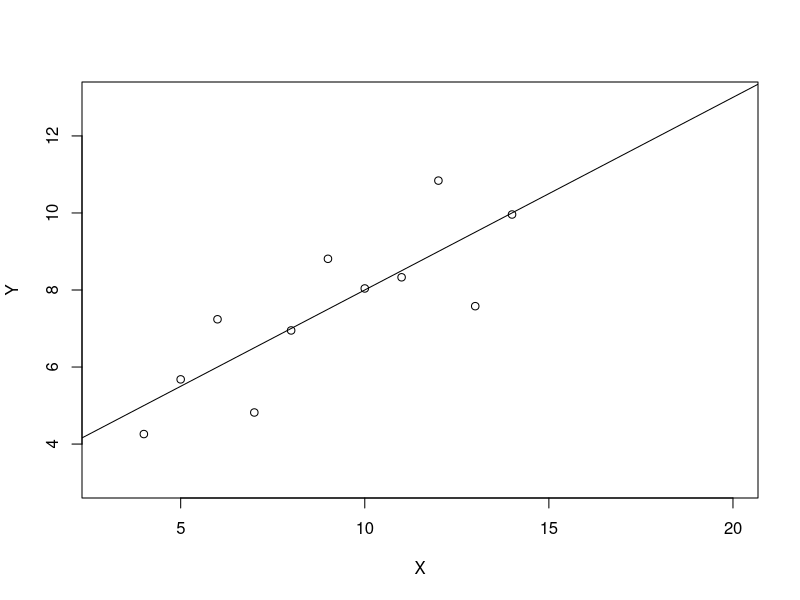
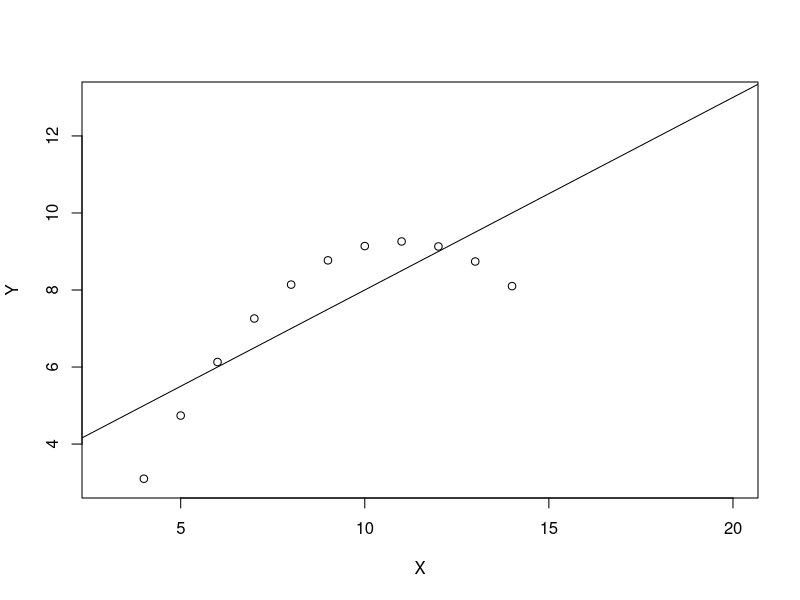
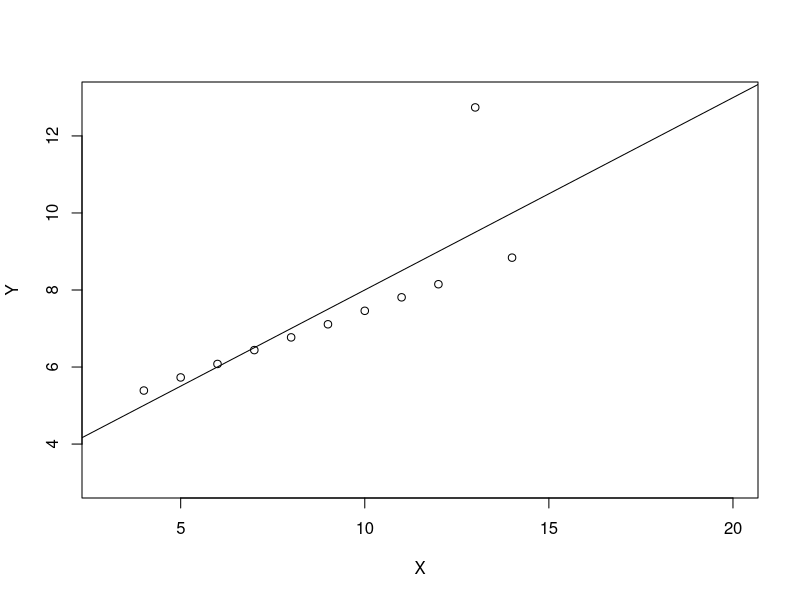
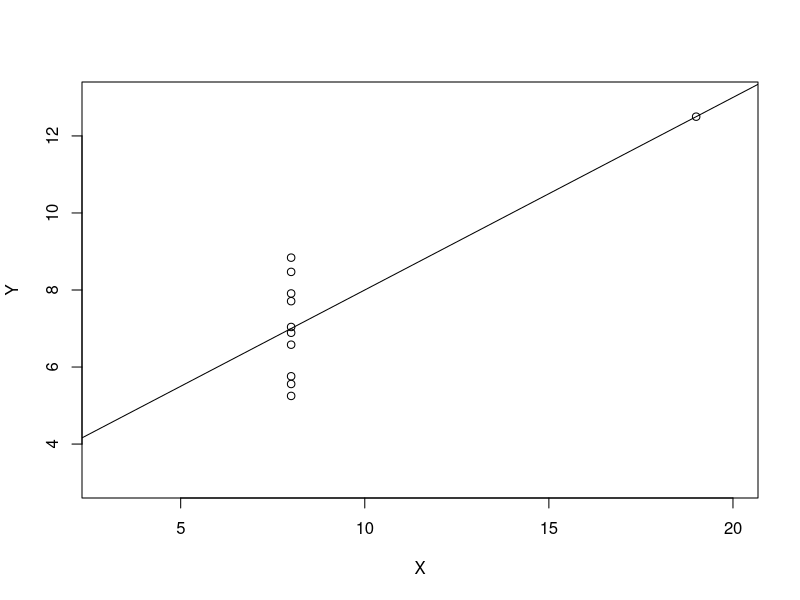
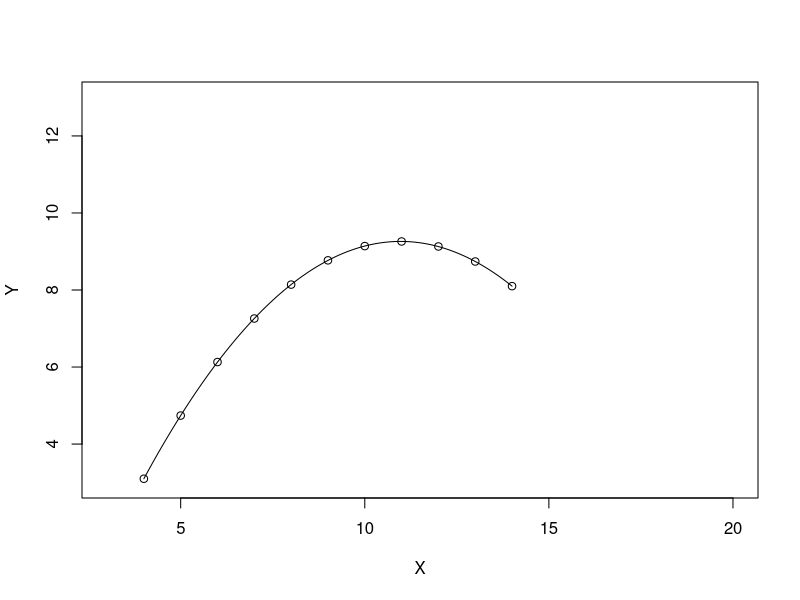
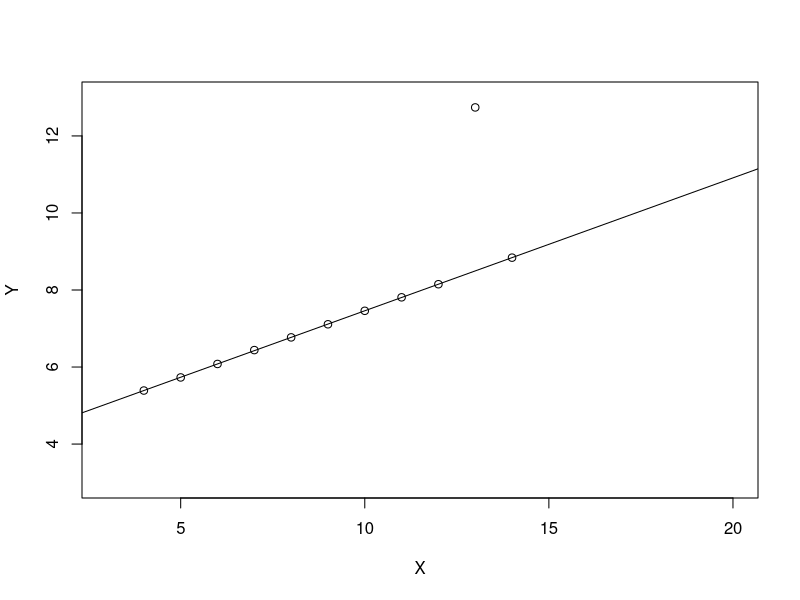
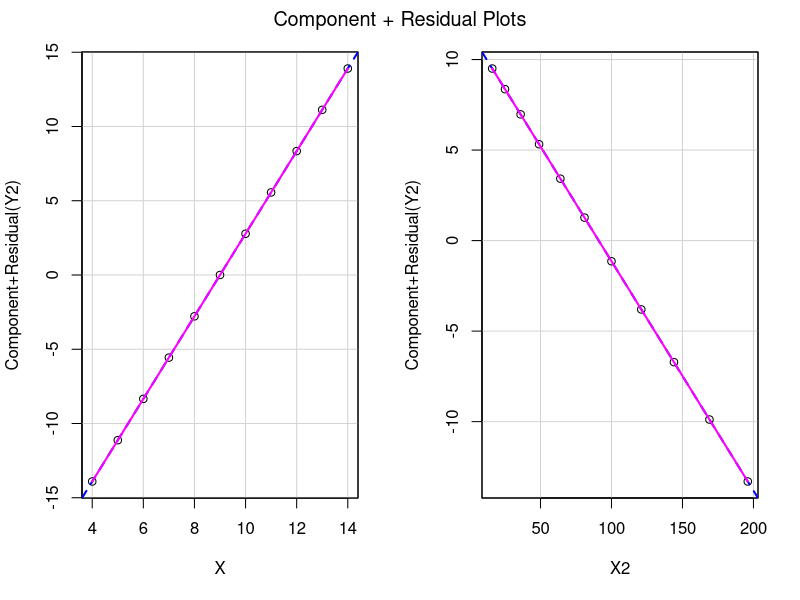
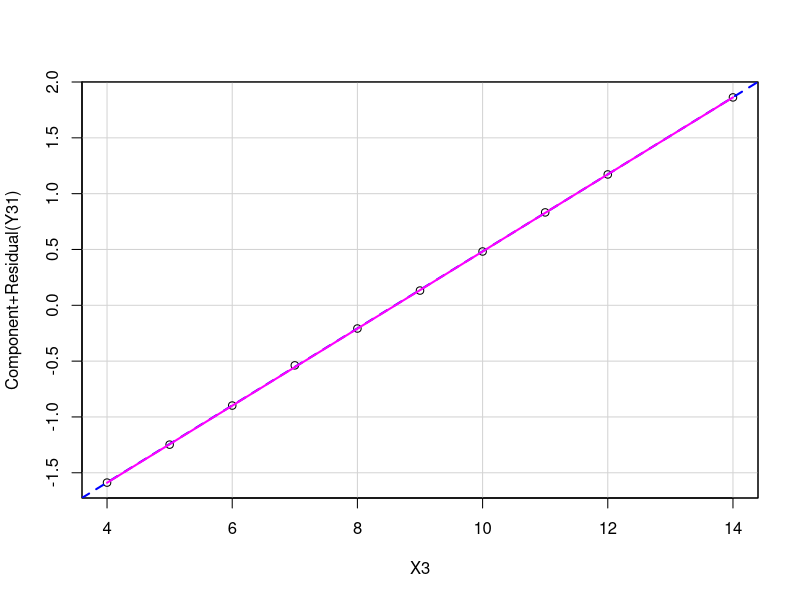

Recreate these plots in R, in order.
Anscombe<-data.frame(
  X =c(10.0, 8.0, 13.0, 9.0, 11.0, 14.0, 6.0, 4.0, 12.0, 7.0, 5.0),
  Y1=c(8.04, 6.95, 7.58, 8.81, 8.33, 9.96, 7.24, 4.26, 10.84, 4.82, 5.68),
  Y2=c(9.14, 8.14, 8.74, 8.77, 9.26, 8.10, 6.13, 3.10, 9.13, 7.26, 4.74),
  Y3=c(7.46, 6.77, 12.74, 7.11, 7.81, 8.84, 6.08, 5.39, 8.15, 6.44, 5.73),
  X4=c(rep(8,7), 19, rep(8,3)),
  Y4=c(6.58, 5.76, 7.71, 8.84, 8.47, 7.04, 5.25, 12.50, 5.56, 7.91, 6.89)
)
summary(lm(Y1~X, data=Anscombe))
summary(lm(Y2~X, data=Anscombe))
summary(lm(Y3~X, data=Anscombe))
summary(lm(Y4~X4,data=Anscombe))

attach(Anscombe)
X =c(10.0, 8.0, 13.0, 9.0, 11.0, 14.0, 6.0, 4.0, 12.0, 7.0, 5.0)
plot(c(3,20), c(3,13), type="n", xlab = "X", ylab = "Y")
points(X,Y1)
abline(lm(Y1~X))

plot(c(3,20), c(3,13), type="n", xlab = "X", ylab = "Y")
points(X,Y2)
abline(lm(Y2~X))

plot(c(3,20), c(3,13), type="n", xlab = "X", ylab = "Y")
points(X,Y3)
abline(lm(Y3~X))

plot(c(3,20), c(3,13), type="n", xlab = "X", ylab = "Y")
points(X4,Y4)
abline(lm(Y4~X4))

X2<-X^2
lm2.sol<-lm(Y2~X+X2)
summary(lm2.sol)
x<-seq(min(X), max(X), by=0.1)
b<-coef(lm2.sol)
y<-b[1]+b[2]*x+b[3]*x^2
plot(c(3,20), c(3,13), type="n", xlab = "X", ylab = "Y")
points(X,Y2)
lines(x,y)

i<-1:11; Y31<-Y3[i!=3]; X3<-X[i!=3]
lm3.sol<-lm(Y31~X3)
summary(lm3.sol)
plot(c(3,20), c(3,13), type="n", xlab = "X", ylab = "Y")
points(X,Y3)
abline(lm3.sol)

##误差的独立性
library(car)
durbinWatsonTest(lm2.sol)
durbinWatsonTest(lm3.sol)

##线性模型是否适合
##成分残差图(component plus residual)
crPlots(lm2.sol, one.page=T, ask=F)
crPlots(lm3.sol, one.page=T, ask=F)

##等方差性
###记分检验 p>0.05 等方差性 否则就是异方差性
ncvTest(lm2.sol)
ncvTest(lm3.sol)
###散点图
###car包spreadLevelPlot()函数创建一个添加了最佳拟合曲线的散点图，展示标准化残差绝对值与拟合值的关系。
### 同方差性的条件下，点应在线的周围水平随机分布。非水平的曲线暗示着异方差性。
spreadLevelPlot(lm2.sol)
spreadLevelPlot(lm3.sol)
